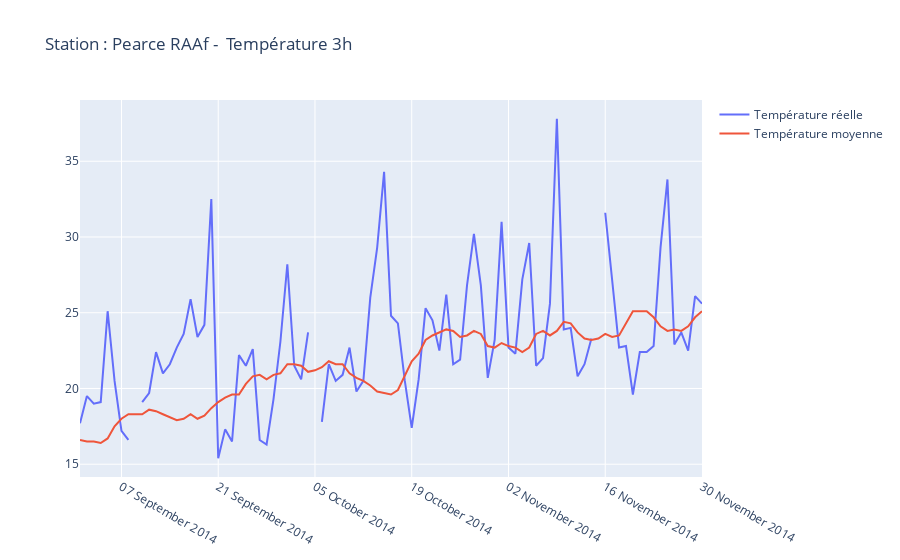

The notebook cell this image was saved under:
### Code cell
# df_meteo["Date"] >= '2011-01-01') & (df_meteo["Date"] <= '2011-03-30') & (df_meteo["Location"] == "BadgerysCreek") 3pm
# df_meteo["Date"] >= '2011-11-01') & (df_meteo["Date"] <= '2012-01-31') & (df_meteo["Location"] == "Canberra")]     9am
# df_meteo["Date"] >= '2009-01-01') & (df_meteo["Date"] <= '2009-02-28') & (df_meteo["Location"] == "MountGinini")]  3pm
# df_meteo["Date"] >= '2013-05-01') & (df_meteo["Date"] <= '2013-07-31') & (df_meteo["Location"] == "Ballarat")] 9am

df_hist_tmp = df_meteo[["Date", "Temp3pm"]].loc[(df_meteo["Date"] >= '2014-09-01') & (df_meteo["Date"] <= '2014-11-30') & (df_meteo["Location"] == "PearceRAAF")]

df_hist_tmp["Temp_mean"] = pd.NA

index_na = df_hist_tmp["Temp_mean"].isna()

df_hist_tmp.loc[index_na, "Temp_mean"] = df_hist_tmp[index_na].apply(lambda x: f_get_mean_value(df_meteo,"Temp3pm", x['Date'], "Tempéré"), axis=1)
fig = go.Figure(go.Scatter( x = df_hist_tmp['Date'],
    y = df_hist_tmp['Temp3pm'], 
    name = "Température réelle"))

fig = fig.add_trace(go.Scatter( x = df_hist_tmp['Date'],
    y = df_hist_tmp['Temp_mean'],
    name = "Température moyenne"))

fig.update_layout(
    title = 'Station : Pearce RAAf - Température 3h',
    xaxis_tickformat = '%d %B %Y'
)

fig.show()
